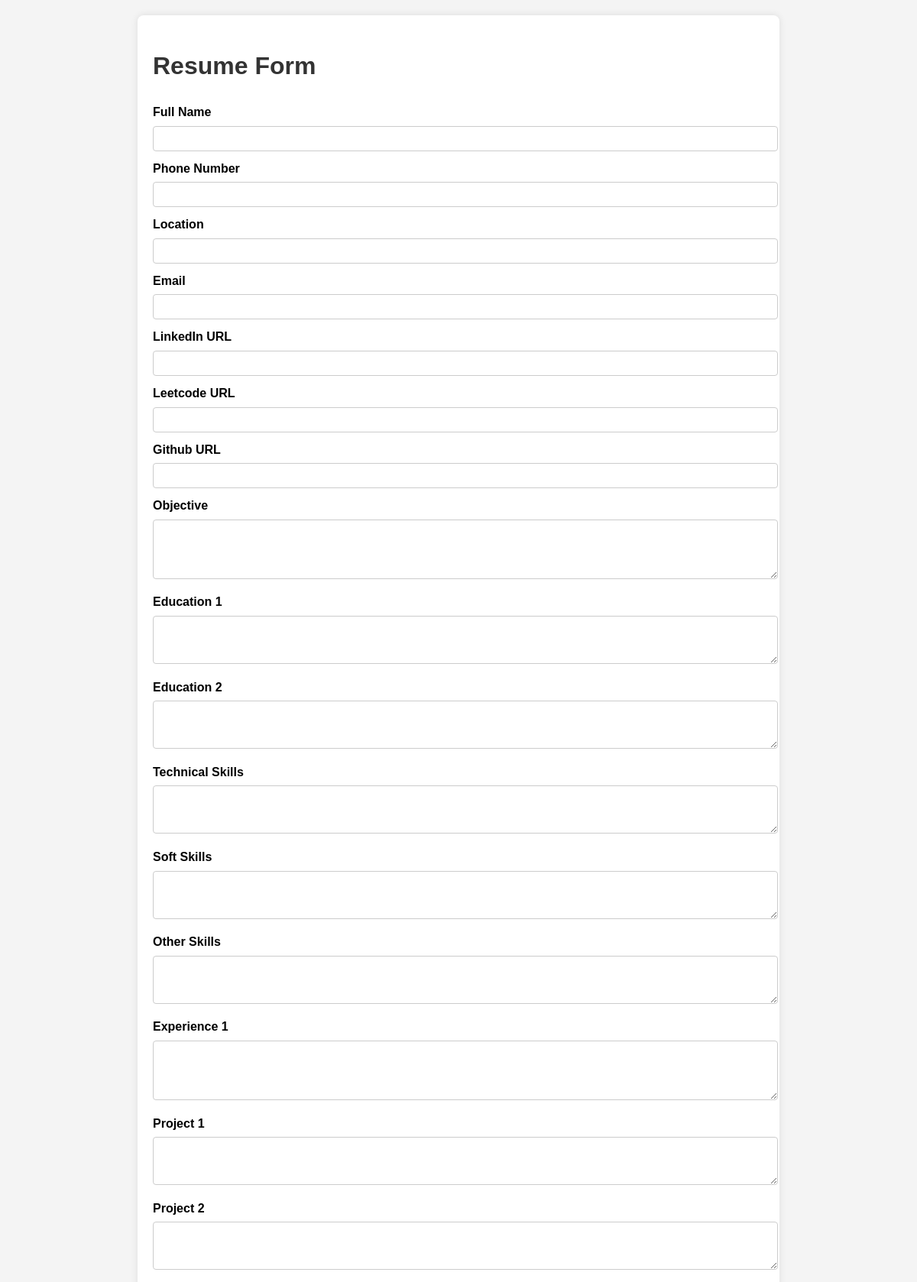
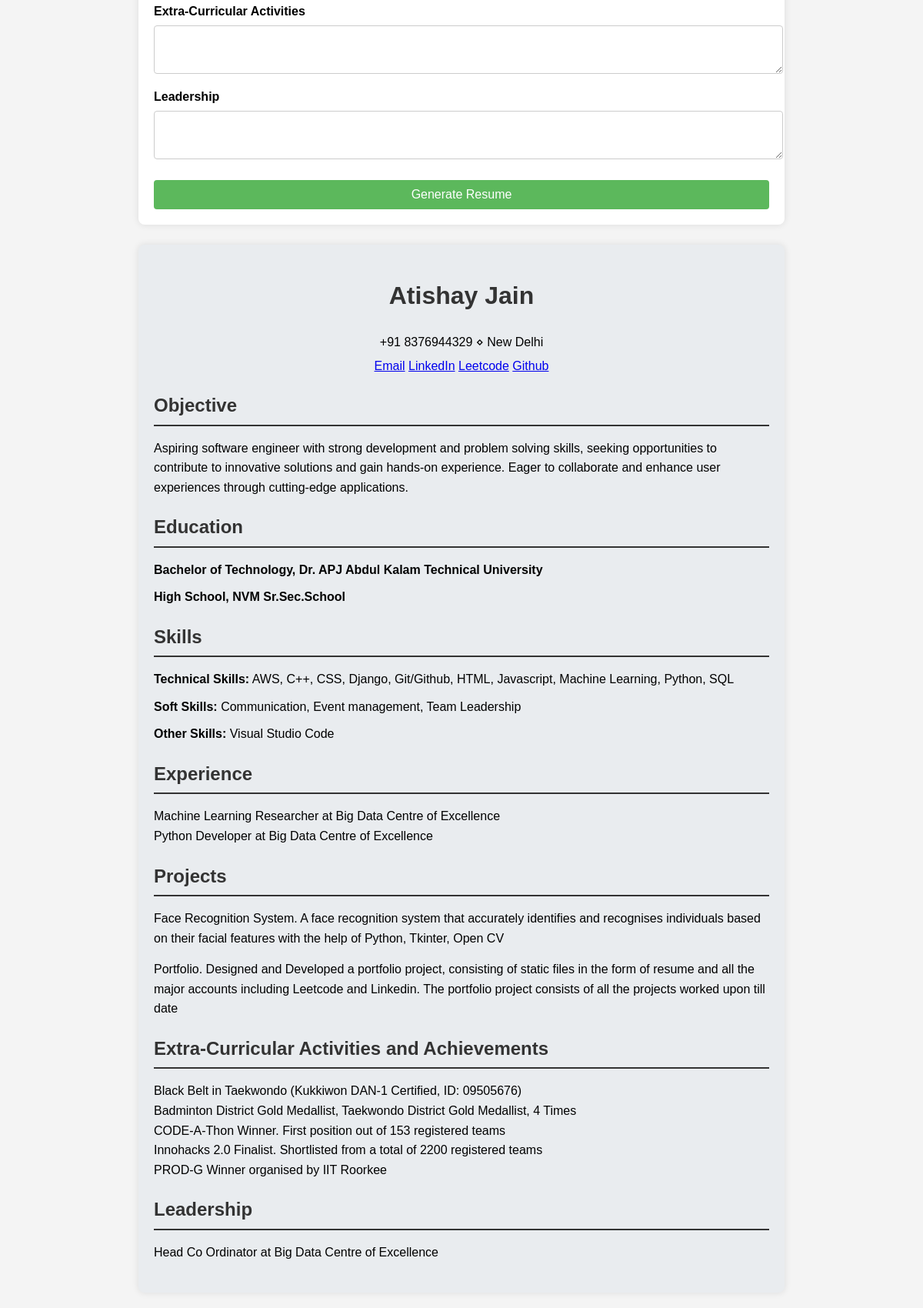
The page / on the database its author committed (2 pictures, top to bottom).
### downloader/models.py (models this page shows, shortened)
class Resume(models.Model):
    name = models.CharField(max_length=100)
    phone = models.CharField(max_length=20)
    location = models.CharField(max_length=100)
    email = models.EmailField()
    linkedin = models.URLField()
    leetcode = models.URLField(default='')
    github = models.URLField(default='')
    objective = models.TextField()
    education1 = models.TextField()
    education2 = models.TextField()
    technical_skills = models.TextField()
    soft_skills = models.TextField()
    other_skills = models.TextField()
    experience1 = models.TextField()
    project1 = models.TextField()
    project2 = models.TextField()
    activities = models.TextField()
    leadership = models.TextField()

### downloader/views.py (the view, shortened to what this page needs)
# urls.py: 2. Add a URL to urlpatterns:  path('', views.home, name='home')
def home(request):
    queryset=Resume.objects.all()
    context={'entry':queryset}
    return render(request, 'form.html', context)

### downloader/templates/form.html (shortened to what this page needs)
<!DOCTYPE html>
<html lang="en">
<head>
</head>
<body>
    <div class="container form-container">
        <h1>Resume Form</h1>
        <form method="POST">
            <label for="name">Full Name</label>
            <input type="text" id="name" name="name" required>
            <label for="phone">Phone Number</label>
            <input type="text" id="phone" name="phone" required>
            <label for="location">Location</label>
            <input type="text" id="location" name="location" required>
            <label for="email">Email</label>
            <input type="email" id="email" name="email" required>
            <label for="linkedin">LinkedIn URL</label>
            <input type="url" id="linkedin" name="linkedin" required>
            <label for="leetcode">Leetcode URL</label>
            <input type="url" id="leetcode" name="leetcode" required>
            <label for="github">Github URL</label>
            <input type="url" id="github" name="github" required>
            <label for="objective">Objective</label>
            <textarea id="objective" name="objective" rows="4" required></textarea>
            <label for="education1">Education 1</label>
            <textarea id="education1" name="education1" rows="3" required></textarea>
            <label for="education2">Education 2</label>
            <textarea id="education2" name="education2" rows="3" required></textarea>
            <label for="technical-skills">Technical Skills</label>
            <textarea id="technical-skills" name="technical-skills" rows="3" required></textarea>
            <label for="soft-skills">Soft Skills</label>
            <textarea id="soft-skills" name="soft-skills" rows="3" required></textarea>
            <label for="other-skills">Other Skills</label>
            <textarea id="other-skills" name="other-skills" rows="3" required></textarea>
            <label for="experience1">Experience 1</label>
            <textarea id="experience1" name="experience1" rows="4" required></textarea>
            <label for="project1">Project 1</label>
            <textarea id="project1" name="project1" rows="3" required></textarea>
            <label for="project2">Project 2</label>
            <textarea id="project2" name="project2" rows="3" required></textarea>
            <label for="activities">Extra-Curricular Activities</label>
            <textarea id="activities" name="activities" rows="3" required></textarea>
            <label for="leadership">Leadership</label>
            <textarea id="leadership" name="leadership" rows="3" required></textarea>
            <button type="submit">Generate Resume</button>
        </form>
    </div>
    <br>
    <div class="container resume-container">
        <div class="contact-info">
            {% for atishay in entry %}
            <h1>{{ atishay.name }}</h1>
            <p>+91 {{ atishay.phone }} ⋄ {{ atishay.location }}</p>
            <p><a href="mailto:{{ atishay.email }}">Email</a>
            <a href="{{ atishay.linkedin }}" target="_blank">LinkedIn</a>
            <a href="{{ atishay.leetcode }}" target="_blank">Leetcode</a>
            <a href="{{ atishay.github }}" target="_blank">Github</a></p>
        </div>
        <div class="section">
            <h2>Objective</h2>
            <p>{{ atishay.objective|linebreaksbr }}</p>
        </div>
        <div class="section">
            <h2>Education</h2>
            <ul>
                <li><strong>{{ atishay.education1 }}</strong></li>
                <li><strong>{{ atishay.education2 }}</strong></li>
            </ul>
        </div>
        <div class="section">
            <h2>Skills</h2>
            <ul>
                <li><strong>Technical Skills:</strong> {{ atishay.technical_skills|linebreaksbr }}</li>
                <li><strong>Soft Skills:</strong> {{ atishay.soft_skills|linebreaksbr }}</li>
                <li><strong>Other Skills:</strong> {{ atishay.other_skills|linebreaksbr }}</li>
            </ul>
        </div>
        <div class="section">
            <h2>Experience</h2>
            <ul>
                <li>{{ atishay.experience1|linebreaksbr }}</li>
            </ul>
        </div>
        <div class="section projects">
            <h2>Projects</h2>
            <ul>
                <li>{{ atishay.project1|linebreaksbr }}</li>
                <li>{{ atishay.project2|linebreaksbr }}</li>
            </ul>
        </div>
        <div class="section">
            <h2>Extra-Curricular Activities and Achievements</h2>
            <ul>
                <li>{{ atishay.activities|linebreaksbr }}</li>
            </ul>
        </div>
        <div class="section">
            <h2>Leadership</h2>
            <ul>
                <li>{{ atishay.leadership|linebreaksbr }}</li>
            </ul>
        </div>
        {% endfor %}
    </div>
</body>
</html>

### downloader/templates/form.html (style rules this page uses)
body { font-family: Arial, sans-serif; line-height: 1.6; margin: 0; padding: 20px; background-color: #f4f4f4; }
.container { max-width: 800px; margin: 0 auto; padding: 20px; border-radius: 8px; box-shadow: 0 0 10px rgba(0, 0, 0, 0.1); }
.form-container { background-color: #fff; }
.resume-container { background-color: #e9ecef; }
h1, h2, h3 { color: #333; }
label { display: block; margin-top: 10px; font-weight: bold; }
input, textarea { width: 100%; padding: 8px; margin-top: 5px; border: 1px solid #ccc; border-radius: 4px; }
textarea { resize: vertical; }
button { display: block; width: 100%; padding: 10px; background-color: #5cb85c; color: #fff; border: none; border-radius: 4px; cursor: pointer; margin-top: 20px; font-size: 16px; }
.contact-info { text-align: center; margin-bottom: 20px; }
.contact-info p { margin: 5px 0; }
.section { margin-bottom: 20px; }
.section h2 { border-bottom: 2px solid #333; padding-bottom: 5px; margin-bottom: 10px; }
.section ul { list-style-type: none; padding: 0; }
.section ul li { margin-bottom: 10px; }
.projects ul li { margin-bottom: 15px; }

### rows shown on the page
Resume: name "Atishay Jain", phone "8376944329", location "New Delhi", objective "Aspiring software engineer with strong development and problem solving skills, seeking opportunities to contribute to innovative solutions and gain hands-on experience. Eager to collaborate and enhance user experiences through cutting-edge applications.", education1 "Bachelor of Technology, Dr. APJ Abdul Kalam Technical University", education2 "High School, NVM Sr.Sec.School", technical_skills "AWS, C++, CSS, Django, Git/Github, HTML, Javascript, Machine Learning, Python, SQL", soft_skills "Communication, Event management, Team Leadership", other_skills "Visual Studio Code", experience1 "Machine Learning Researcher at Big Data Centre of Excellence Python Developer at Big Data Centre of Excellence", project1 "Face Recognition System. A face recognition system that accurately identifies and recognises individuals based on their facial features with the help of Python, Tkinter, Open CV", project2 "Portfolio. Designed and Developed a portfolio project, consisting of static files in the form of resume and all the major accounts including Leetcode and Linkedin. The portfolio project consists of all the projects worked upon till date", activities "Black Belt in Taekwondo (Kukkiwon DAN-1 Certified, ID: 09505676) Badminton District Gold Medallist, Taekwondo District Gold Medallist, 4 Times CODE-A-Thon Winner. First position out of 153 registered teams Innohacks 2.0 Finalist. Shortlisted from a total of 2200 registered teams PROD-G Winner organised by IIT Roorkee", leadership "Head Co Ordinator at Big Data Centre of Excellence"
